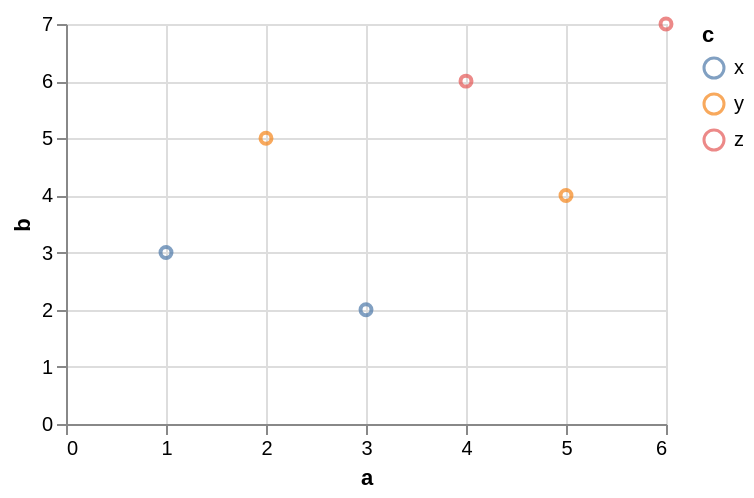

Write the Vega-Lite specification saved for this chart.
### Vega-Lite specification from a JSON file in a GitHub repository (floating-point values rounded to 4 significant figures)
{"$schema": "https://vega.github.io/schema/vega-lite/v6.json", "data": {"values": [{"a": 1, "b": 3, "c": "x", "d": "2020-01-01"}, {"a": 2, "b": 5, "c": "y", "d": "2020-03-01"}, {"a": 3, "b": 2, "c": "x", "d": "2020-06-01"}, {"a": 4, "b": 6, "c": "z", "d": "2020-09-01"}, {"a": 5, "b": 4, "c": "y", "d": "2021-01-01"}, {"a": 6, "b": 7, "c": "z", "d": "2021-04-01"}]}, "width": 300, "height": 200, "params": [{"name": "pick", "select": {"type": "point", "fields": ["a"]}, "bind": {"input": "checkbox"}}], "mark": "point", "encoding": {"x": {"field": "a", "type": "quantitative"}, "y": {"field": "b", "type": "quantitative"}, "color": {"condition": {"param": "pick", "field": "c", "type": "nominal"}, "value": "lightgray"}}}
